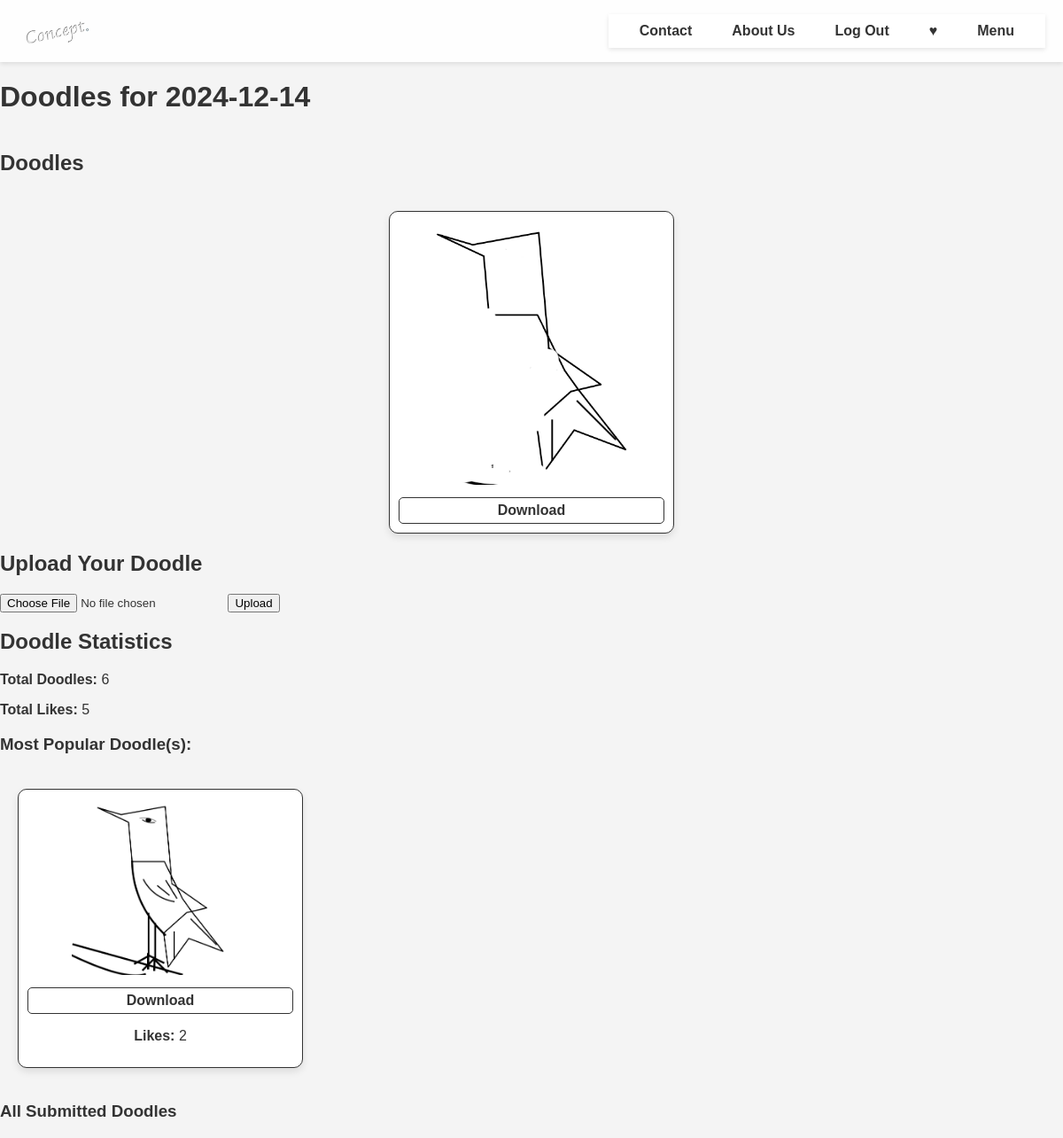
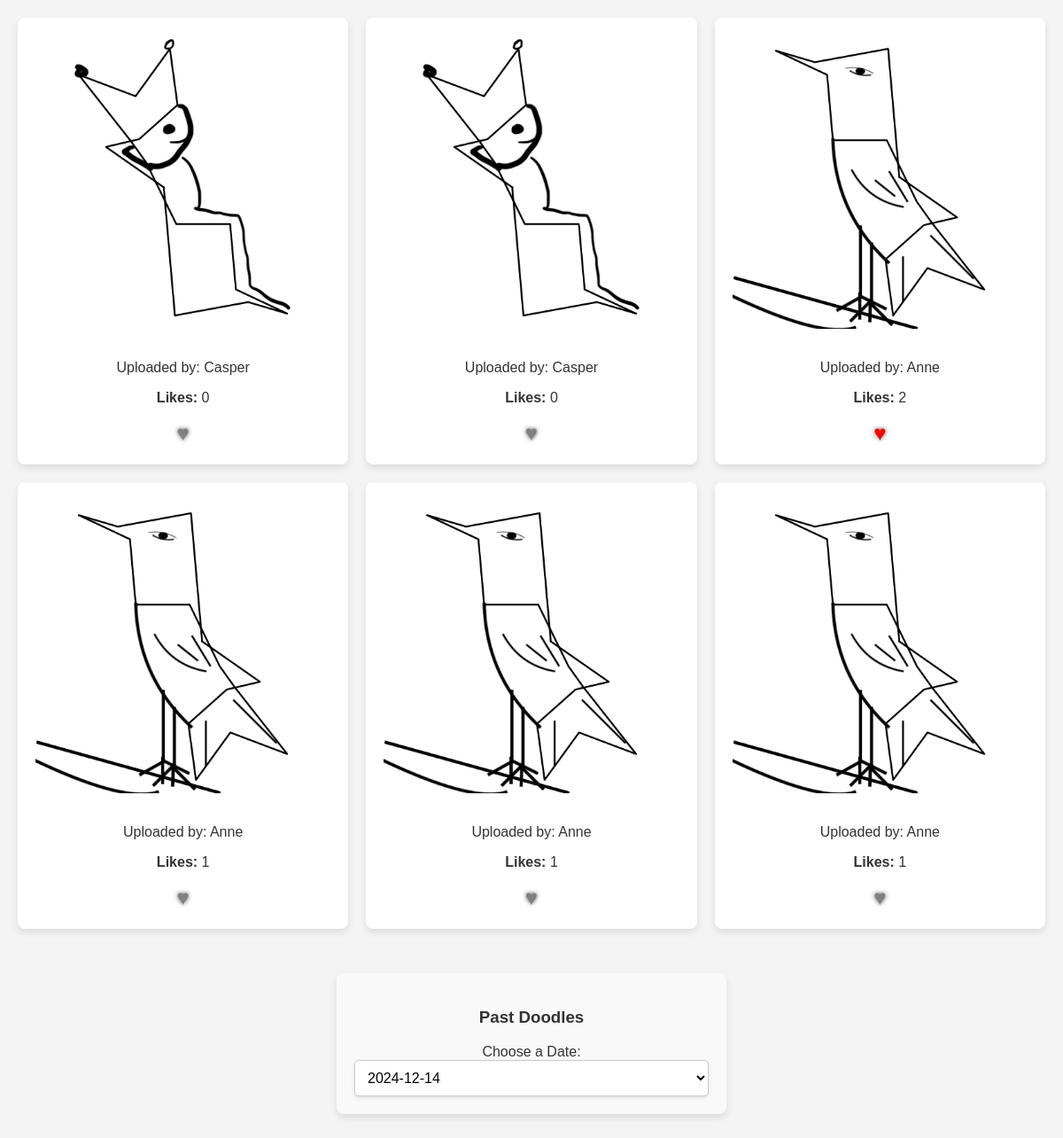
Screenshot of /doodles_by_date/2024-12-14 (signed in) with the database file from the repository (2 pictures, top to bottom).
### models.py (models this page shows, shortened)
class Doodle(db.Model):
    __tablename__ = "doodles"
    id = db.Column(db.Integer, primary_key=True)
    filename = db.Column(db.String, nullable=False)
    likes = db.Column(db.Integer, default=0)
    date = db.Column(db.Date, nullable=False)
    comments = db.relationship('DoodleComment', backref='doodle', lazy=True)
    submissions = db.relationship("UserDoodle", backref="doodle", lazy=True)

class UserDoodle(db.Model):
    __tablename__ = "user_doodles"
    id = db.Column(db.Integer, primary_key=True)
    user_id = db.Column(db.Integer, db.ForeignKey('users.id'), nullable=False)
    doodle_id = db.Column(db.Integer, db.ForeignKey("doodles.id"), nullable=False)
    filename = db.Column(db.String, nullable=False)
    likes = db.Column(db.Integer, default=0)
    user = db.relationship('User', backref='user_doodles', lazy=True)

class User(db.Model):
    __tablename__ = 'users'
    id = db.Column(db.Integer, primary_key=True)
    username = db.Column(db.String(80), unique=True, nullable=False)
    password_hash = db.Column(db.String(128), nullable=False)
    saved_images = db.relationship('SavedImage', backref='user', lazy=True)
    saved_art = db.relationship('SavedArt', backref='user', lazy=True)
    saved_recipes = db.relationship('SavedRecipe', backref='user', lazy=True)
    comments = db.relationship('Comment', backref='user', lazy=True)
    doodle_comments = db.relationship('DoodleComment', backref='user', lazy=True)

### app.py (the view)
@app.route("/doodles_by_date/<date>")
@login_required
def doodles_by_date(date):
    try:
        selected_date = datetime.strptime(date, "%Y-%m-%d").date()
    except ValueError:
        flash("Invalid date format. Please use YYYY-MM-DD.", "error")
        return redirect(url_for("doodles"))
    selected_doodles = Doodle.query.filter(Doodle.date == selected_date).all()
    submissions = (
        db.session.query(UserDoodle, func.count(Like.id).label("like_count"))
        .join(Doodle, Doodle.id == UserDoodle.doodle_id)
        .outerjoin(Like, Like.doodle_id == UserDoodle.id)
        .filter(Doodle.date == selected_date)
        .group_by(UserDoodle.id)
        .all()
    )
    total_likes = sum([like_count for _, like_count in submissions])
    max_likes = max([like_count for _, like_count in submissions], default=0)
    most_liked_doodles = [
        {"doodle": submission, "like_count": like_count}
        for submission, like_count in submissions
        if like_count == max_likes
    ]
    all_dates = db.session.query(Doodle.date).distinct().order_by(Doodle.date.desc()).all()
    return render_template(
        "doodles.html",
        today=selected_date,
        todays_doodles=selected_doodles,
        submissions=submissions,
        total_likes=total_likes,
        most_liked_doodles=most_liked_doodles,
        user_likes={like.doodle_id for like in Like.query.filter_by(user_id=session['user_id']).all()},
        all_dates=all_dates
    )

### app.py (called while the page is built)
def login_required(f):
    from functools import wraps
    @wraps(f)
    def decorated_function(*args, **kwargs):
        if "user_id" not in session:
            flash("You must be logged in to access this page.", "error")
            return redirect(url_for("login"))
        return f(*args, **kwargs)
    return decorated_function

### templates/doodles.html (shortened to what this page needs)
{% extends "layout.html" %}
{% block main %}
<div class="doodles-container">
    <h1>Doodles for {{ today }}</h1>
    <div class="daily-doodles">
        <h2>Doodles</h2>
        <div class="doodle-list">
            {% for doodle in todays_doodles %}
            <div class="doodle-item">
                <img
                    src="{{ url_for('static', filename='doodles/' + doodle.filename) }}"
                    alt="Doodle {{ doodle.id }}">
                <a href="{{ url_for('static', filename='doodles/' + doodle.filename) }}" download>Download</a>
            </div>
            {% else %}
            <p>No doodles available for this date.</p>
            {% endfor %}
        </div>
    </div>
    <h2>Upload Your Doodle</h2>
    <form method="POST" action="{{ url_for('upload_doodle') }}" enctype="multipart/form-data">
        <input type="file" name="uploaded_doodle" accept="image/*" required>
        <button type="submit">Upload</button>
    </form>
    <h2>Doodle Statistics</h2>
    <p><strong>Total Doodles:</strong> {{ submissions | length }}</p>
    <p><strong>Total Likes:</strong> {{ total_likes }}</p>
    <h3>Most Popular Doodle(s):</h3>
    <div class="art-gallery">
        {% for doodle in most_liked_doodles %}
        <div class="doodle-item">
            <img src="{{ url_for('static', filename='doodles_user/' + doodle.doodle.filename) }}"
                 alt="Most Liked Doodle" style="max-width: 200px;">
            <a href="{{ url_for('static', filename='doodles_user/' + doodle.doodle.filename) }}" download>
                Download
            </a>
            <p><strong>Likes:</strong> {{ doodle.like_count }}</p>
        </div>
        {% else %}
        <p>No popular doodles for this date.</p>
        {% endfor %}
    </div>
    <h3>All Submitted Doodles</h3>
    <div class="art-gallery">
        {% for submission, like_count in submissions %}
        <div class="art-card">
            <img src="{{ url_for('static', filename='doodles_user/' + submission.filename) }}" alt="Submission">
            <p>Uploaded by: {{ submission.user.username }}</p>
            <p><strong>Likes:</strong> {{ like_count }}</p>
            <form method="POST" action="{{ url_for('like_doodle', doodle_id=submission.id) }}">
                {% set liked = submission.id in user_likes %}
                <button type="submit" class="heart-button" style="color: {% if liked %}red{% else %}gray{% endif %};">
                    ♥
                </button>
            </form>
        </div>
        {% else %}
        <p>No submissions available.</p>
        {% endfor %}
    </div>
    <div class="date-selection-container">
        <h3>Past Doodles</h3>
        <form method="GET">
            <label for="date-select">Choose a Date:</label>
            <select id="date-select" name="date" onchange="window.location.href=this.value;">
                {% for date in all_dates %}
                <option value="{{ url_for('doodles_by_date', date=date[0]) }}"
                        {% if date[0] == today %}selected{% endif %}>
                    {{ date[0] }}
                </option>
                {% endfor %}
            </select>
        </form>
    </div>
</div>
{% endblock %}

### static/styles.css (style rules this page uses)
body { font-family: Arial, sans-serif; margin: 0; padding: 0; background-color: #f4f4f4; display: flex; flex-direction: column; min-height: 100vh; color: #333; }
.heart-button { background: none; border: none; font-size: 24px; color: #fff; text-shadow: 0 0 5px rgba(0, 0, 0, 0.7); cursor: pointer; transition: transform 0.3s ease, color 0.3s ease; }
.daily-doodles { display: flex; flex-direction: column; gap: 20px; margin-top: 20px; }
.doodle-list { display: flex; flex-wrap: wrap; gap: 15px; justify-content: center; }
.doodle-item { background-color: white; border-radius: 10px; box-shadow: 0 4px 8px rgba(0, 0, 0, 0.1); overflow: hidden; max-width: 300px; text-align: center; padding: 10px; display: block; color: #333; text-decoration: none; border: 1px solid #333; }
.doodle-item img { width: 100%; height: auto; border-radius: 10px; }
.doodle-item a { display: block; margin-top: 10px; font-weight: bold; color: #333; text-decoration: none; border: 1px solid #333; padding: 5px; border-radius: 5px; transition: background-color 0.3s ease; }
.art-gallery { display: grid; grid-template-columns: repeat(auto-fill, minmax(300px, 1fr)); gap: 20px; padding: 20px; }
.art-card { background: white; border-radius: 8px; box-shadow: 0 4px 8px rgba(0, 0, 0, 0.1); padding: 20px; text-align: center; transition: transform 0.2s ease-in-out; }
.art-card img { max-width: 100%; height: auto; border-radius: 5px; margin-bottom: 15px; }
.date-selection-container { text-align: center; margin: 30px auto; padding: 20px; background: #f9f9f9; border-radius: 8px; box-shadow: 0 4px 8px rgba(0, 0, 0, 0.1); max-width: 400px; }
select#date-select { width: 100%; padding: 10px; border: 1px solid #ccc; border-radius: 5px; font-size: 16px; background-color: white; box-shadow: 0 2px 4px rgba(0, 0, 0, 0.1); cursor: pointer; transition: border-color 0.3s, box-shadow 0.3s; }

### rows the page displays
Doodle: filename (picture)
UserDoodle: filename (picture), user.username "Anne", like_count "2"
UserDoodle: filename (picture), user.username "Casper", like_count "0"
UserDoodle: filename (picture), user.username "Casper", likes "0"
UserDoodle: filename (picture), user.username "Anne", like_count "1"
UserDoodle: filename (picture), user.username "Anne", like_count "1"
UserDoodle: filename (picture), user.username "Anne", like_count "1"

### other values shown
{{ today }} "2024-12-14"
{{ submissions | length }} "6"
{{ total_likes }} "5"
{{ doodle.like_count }} "2"
form field date "2024-12-14"
